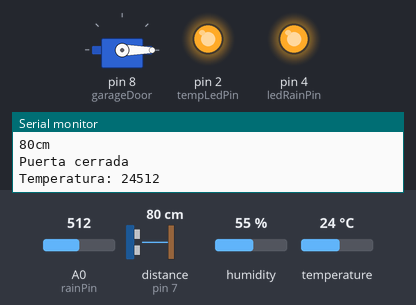
Bench run of a sketch on a simulated Arduino Uno, built with avr-gcc and run on an emulated ATmega328P. On the bench: servo, output pins drawn as LEDs (lit = HIGH), the last lines printed to the serial monitor. Wiring (inferred from the names in the program): ultrasonic range finder: trigger pin 6; echo pin 7. The inputs (shaded band) are chosen by the test bench; at power-on: distance to the obstacle (sensor on pin 7) 80 cm, temperature 24 °C, A0 (rainPin) = 512, humidity 55 %. The echo pulse lasts 58.3 µs per cm; pins used as bus, display or sensor lines are not drawn.

Above: at 1.2 s.
1.3 s: distance to the obstacle (sensor on pin 7) set to 53 cm
2.8 s: distance to the obstacle (sensor on pin 7) set to 47 cm
At 4.1 s:
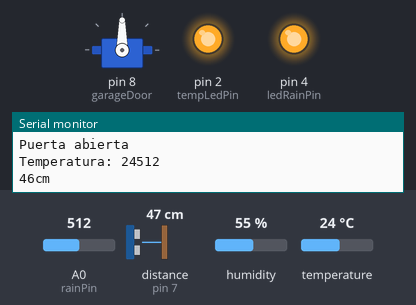
4.4 s: temperature set to 17 °C
6.4 s: temperature set to 14 °C
At 7.2 s:
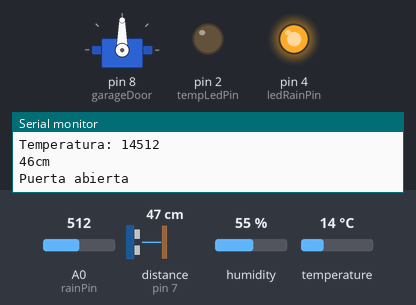
7.9 s: A0 (rainPin) set to 931
10.2 s: A0 (rainPin) set to 961
At 12.6 s:
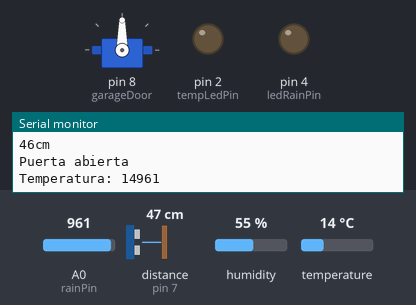
Timing chart, 0 to 13.9 s (numbered marks = the images above; inputs shaded):
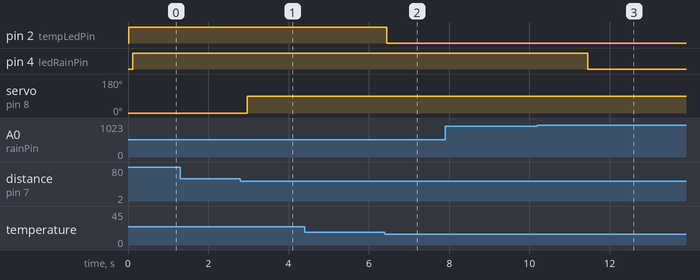

Measured:
- the behaviour switches between 51 and 50 cm on distance to the obstacle (sensor on pin 7) (found by bisection; images 0 and 1)
- the behaviour switches between 16 and 15 °C on temperature (found by bisection; images 1 and 2)
- the behaviour switches between 949 and 950 on A0 (rainPin) (found by bisection; images 2 and 3)
- after the input at 2.8 s, servo on pin 8 (garageDoor): 0° → 90° after 0.17 s
- after the input at 6.4 s, pin 2 (tempLedPin): HIGH → LOW after 0.05 s
- after the input at 10.2 s, pin 4 (ledRainPin): HIGH → LOW after 1.3 s

The sketch:

num2.ino
```cpp
#include<Servo.h>

Servo garageDoor;

#include <dht.h>
int tempLedPin = 2;
int t = 0;
dht DHT;

#define DHT11_PIN 9

const int trigPin = 6;
const int echoPin = 7;
const int minDist = 10;
const int maxDist = 50;


const int rainPin = A0;
const int ledRainPin = 4;
int value = 0;


int cm = 0;

long readUltrasonicDistance(int triggerPin, int echoPin)
{
  pinMode(triggerPin, OUTPUT);  // Clear the trigger
  digitalWrite(triggerPin, LOW);
  delayMicroseconds(2);
  // Sets the trigger pin to HIGH state for 10 microseconds
  digitalWrite(triggerPin, HIGH);
  delayMicroseconds(10);
  digitalWrite(triggerPin, LOW);
  pinMode(echoPin, INPUT);
  // Reads the echo pin, and returns the sound wave travel time in microseconds
  return pulseIn(echoPin, HIGH);
}

void setup()
{
  garageDoor.attach(8);
  garageDoor.write(0);
  pinMode(ledRainPin, OUTPUT);
  pinMode(tempLedPin, OUTPUT);
  Serial.begin(9600);
}

void loop(){
  DHT.read11(DHT11_PIN);
  t = DHT.temperature;
  Serial.print("Temperatura: ");
  Serial.print(t);
  if (t > 15) {
    digitalWrite(tempLedPin, true);
  } else {
    digitalWrite(tempLedPin, false);
  }
  value = analogRead(rainPin);
  Serial.println(value);
  delay(100);
  if (value < 950){
    digitalWrite(ledRainPin, true);
  }  else {
    digitalWrite(ledRainPin, false);
  }

  cm = 0.01723 * readUltrasonicDistance(6, 7);
  Serial.print(cm);
  Serial.println("cm");
  delay(100);

  if (cm > minDist && cm < maxDist){
    garageDoor.write(90);
    Serial.println("Puerta abierta");
    delay(1000);
    }
  else {
    garageDoor.write(0);
    Serial.println("Puerta cerrada");

  }
}
```
